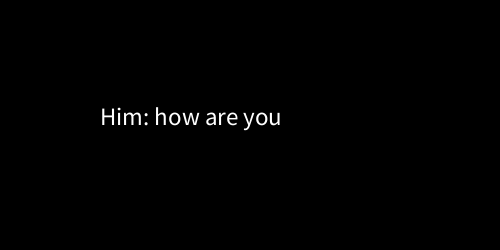
Frame 1 (no input)
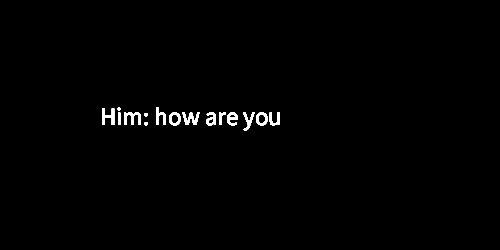
Frame 60 (the mouse pressed at the canvas centre just before this capture)
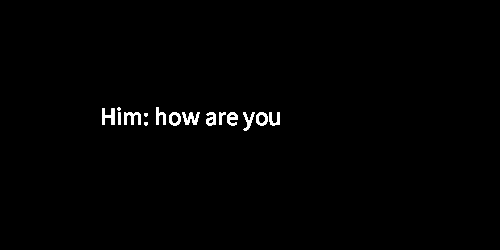
Frame 120 (the mouse held since frame 60 and released just before this capture)

The Processing sketch that drew these frames (run headless with seeded random() and noise(); from frame 60 on, the mouse is pressed at the canvas centre):

// Processing sketch: String_Probability
// ── String_Probability.pde
String stringArray[] = {"hey", "hi", "hello", "how are you", "how have u been"};
String display;


void setup(){
  noStroke();
  size(500,250);
  background(0);
  float r = random(0,1);
      
  for (int i = 0; i < 1; i++){

    if (r < .2){
      i = 0;
    } if (r > .2 & r < .4){
      i = 1;
    } if (r > .4 & r < .6){
      i = 2;
    } if (r > .6 & r < .8){
      i = 3;
    } if (r > .8 & r < 1){
      i = 4;
    }
    
    display = stringArray[i];
  }
}


void draw(){
  textSize(25);
  text("Him: " + display, width/5, height/2);
}
